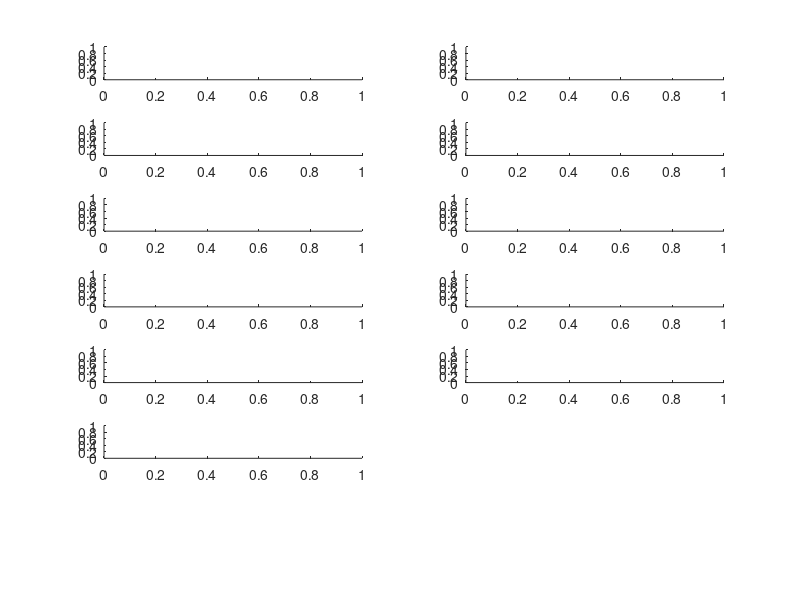

This chart was generated by the following MATLAB code:


partialIDX = 1;

dist = 1;

close all

figure

partialIDX = 1;

for dist=1:11
    
    subplot(7,2, dist);
    
    %     hold on
    
    
    %         NOISE:6
    %          eval(['plot(MOD.SUS.RESIDUAL.BARK_' num2str(partialIDX) '.NRG.ICMF.support', ', MOD.SUS.RESIDUAL.BARK_' num2str(partialIDX) '.NRG.ICMF.dist_' num2str(dist) '.icmf)'])
    %          ylabel(['Band ' num2str(partialIDX)])
    
    %         try
    %          eval(['plot(MOD.SUS.PARTIALS.P_' num2str(partialIDX) '.FRE.ICMF.dist_' num2str(dist) '.xval', ', MOD.SUS.PARTIALS.P_' num2str(partialIDX) '.FRE.ICMF.dist_' num2str(dist) '.icmf)'])
    %         catch
    %            disp('No distribution found!')
    %         end
    %
    try
        eval(['plot(MOD.SUS.PARTIALS.P_' num2str(partialIDX) '.AMP.ICMF.support', ', MOD.SUS.PARTIALS.P_' num2str(partialIDX) '.AMP.ICMF.icmf_' num2str(dist) ')'])
        ylabel(['ICMF ' num2str(dist)])
        
        %ylim([4e-4, 6e-4])

    catch
        
        xxx = 666;
    end
    
end

 
 
